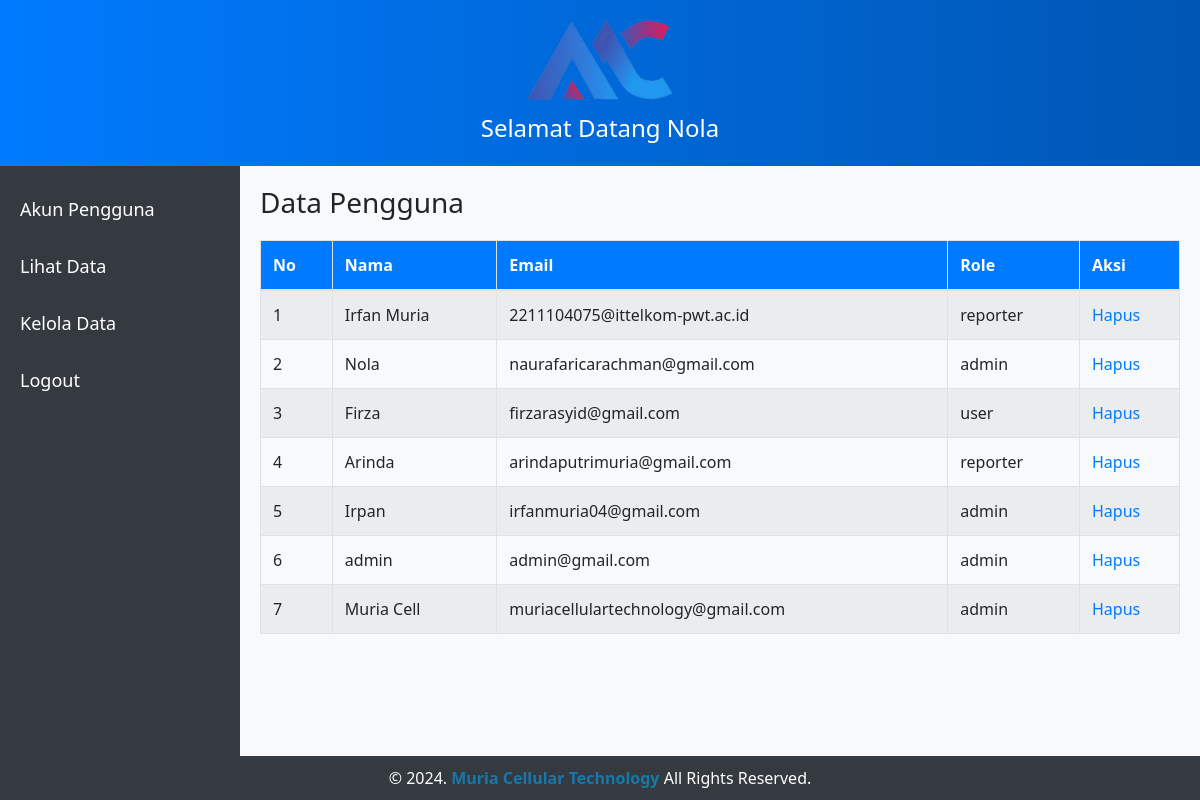
/admin/page.php?mod=pengguna (signed in), run on the app's committed database.
### tables this page shows
CREATE TABLE `user_account` (
  `iduser` int(11) NOT NULL,
  `fullname` varchar(50) NOT NULL,
  `email` varchar(50) NOT NULL,
  `password` varchar(50) NOT NULL,
  `role` enum('admin','user','reporter') NOT NULL DEFAULT 'user',
  `update_date` datetime NOT NULL
);

### admin/pengguna.php (the view, shortened to what this page needs)
<?php
include "../config/koneksi.php";
$query = "SELECT * FROM user_account";
$result = mysqli_query($koneksi, $query);
?>
<!doctype html>
<html lang="en">
<head>
    <link rel="stylesheet" href="https://maxcdn.bootstrapcdn.com/bootstrap/4.0.0/css/bootstrap.min.css">
</head>
<body>
    <div id="header">
        <img src="../assets/img/image/33.png" class="logo" alt="Logo">
        <div class="judul">Selamat Datang <?php echo $_SESSION['fullname']; ?></div>
    </div>
    <div id="menu">
        <a href="?mod=pengguna">Akun Pengguna</a>
        <a href="?mod=lihat">Lihat Data</a>
        <a href="?mod=kelola">Kelola Data</a>
        <a href="?mod=logout">Logout</a>
    </div>
    <div id="konten">
        <h3>Data Pengguna</h3>
        <table class="table table-striped">
            <thead>
                <tr>
                    <th>No</th>
                    <th>Nama</th>
                    <th>Email</th>
                    <th>Role</th>
                    <th>Aksi</th>
                </tr>
            </thead>
            <tbody>
                <?php
                $no = 1;
                while ($row = mysqli_fetch_assoc($result)) {
                    echo "<tr>";
                    echo "<td>" . $no++ . "</td>";
                    echo "<td>" . $row['fullname'] . "</td>";
                    echo "<td>" . $row['email'] . "</td>";
                    echo "<td>" . $row['role'] . "</td>";
                    echo "<td width='100'>";
                    echo "<a href='?mod=hapusakun'>Hapus</a>";
                    echo "</td>";
                    echo "</tr>";
                }
                ?>
            </tbody>
        </table>
    </div>
    <div id="footer">&copy; 2024. <b style="color: #1679AB">Muria Cellular Technology</b> All Rights Reserved.</div>
</body>
</html>

### admin/pengguna.php (style rules this page uses)
body { font-family: 'Segoe UI', Tahoma, Geneva, Verdana, sans-serif; background: #f8f9fa; margin: 0; padding: 0; }
#header { background: linear-gradient(90deg, #007bff, #0056b3); color: #fff; padding: 20px; text-align: center; }
.logo { height: 80px; margin-bottom: 10px; }
.judul { font-size: 24px; margin: 0; }
#menu { background: #343a40; color: #fff; min-height: 100vh; padding: 10px; position: fixed; width: 20%; }
#menu a { color: #fff; display: block; font-size: 18px; margin: 10px 0; padding: 10px; text-decoration: none; transition: background 0.3s; }
#konten { margin-left: 20%; padding: 20px; }
#footer { background: #343a40; color: #fff; padding: 10px; position: fixed; bottom: 0; width: 100%; text-align: center; }
table { border-collapse: collapse; margin-top: 20px; width: 100%; }
th, td { border: 1px solid #dee2e6; padding: 12px; text-align: left; }
th { background: #007bff; color: #fff; }
td a { color: #007bff; text-decoration: none; }

### data on the page
user_account: fullname "Irfan Muria", email "2211104075@ittelkom-pwt.ac.id", role "reporter"
user_account: fullname "Nola", email "naurafaricarachman@gmail.com", role "admin"
user_account: fullname "Firza", email "firzarasyid@gmail.com", role "user"
user_account: fullname "Arinda", email "arindaputrimuria@gmail.com", role "reporter"
user_account: fullname "Irpan", email "irfanmuria04@gmail.com", role "admin"
user_account: fullname "admin", email "admin@gmail.com", role "admin"
user_account: fullname "Muria Cell", email "muriacellulartechnology@gmail.com", role "admin"

### other printed values
$_SESSION['fullname'] "Nola"
